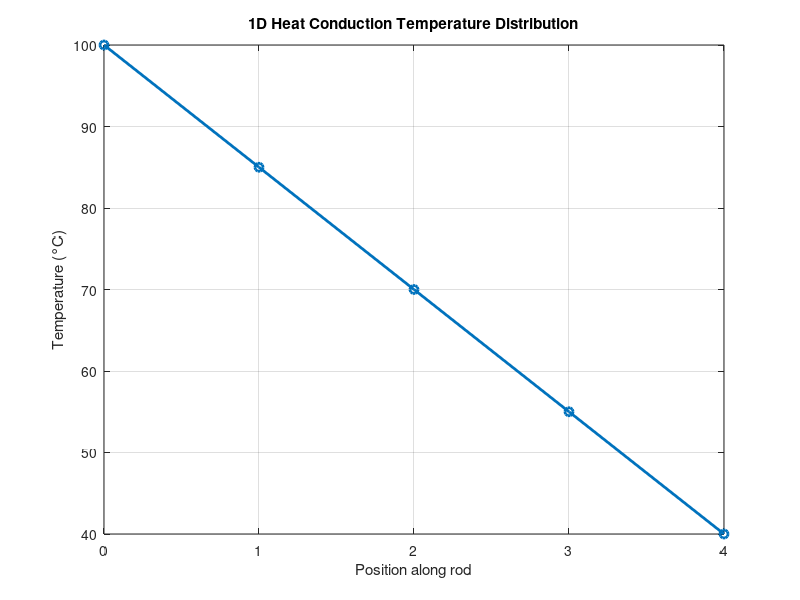
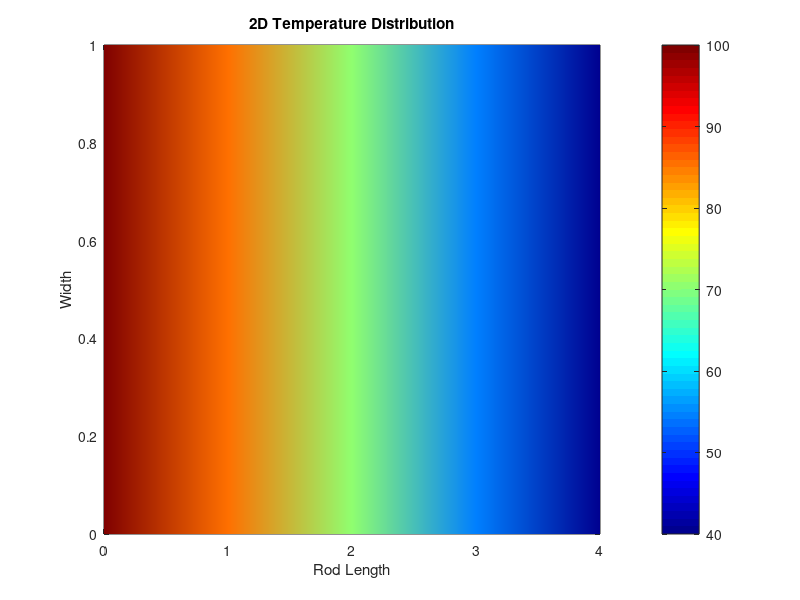

Write the MATLAB code that produced these figures, in order.
clc;
clear;
close all;

% Boundary temperatures
T_left = 100;   % degree C
T_right = 40;   % degree C

% Coefficient matrix [A]
A = [ 2  -1   0;
      1  -2   1;
      0   1  -2 ];

% RHS vector [B]
B = [T_left;
     0;
    -T_right];

% Solution using matrix division (system of linear equations)
T = A\B;

disp('Temperatures at nodes:')
disp(['T1 = ', num2str(T(1)), ' deg C'])
disp(['T2 = ', num2str(T(2)), ' deg C'])
disp(['T3 = ', num2str(T(3)), ' deg C'])

% Eigenvalue analysis
[V,D] = eig(A);

disp('Eigenvalues of conduction matrix:')
disp(diag(D))

disp('Eigenvectors:')
disp(V)

% Plot temperature distribution along rod
x = [0 1 2 3 4]; 
T_plot = [T_left; T(1); T(2); T(3); T_right];

figure;
plot(x, T_plot,'-o','LineWidth',2)
grid on
xlabel('Position along rod')
ylabel('Temperature (°C)')
title('1D Heat Conduction Temperature Distribution')

% 2D Rectangle Temperature Profile 
x = linspace(0,4,5);      
y = linspace(0,1,60);     

% Temperature distribution along rod (USE solved values)
T_line = [T_left T(1) T(2) T(3) T_right];

% Create 2D temperature field
[X,Y] = meshgrid(x,y);
Z = repmat(T_line,length(y),1);

% Plot 2D 
figure
pcolor(X,Y,Z)
shading interp
colormap(jet)     
colorbar

xlabel('Rod Length')
ylabel('Width')
title('2D Temperature Distribution')
